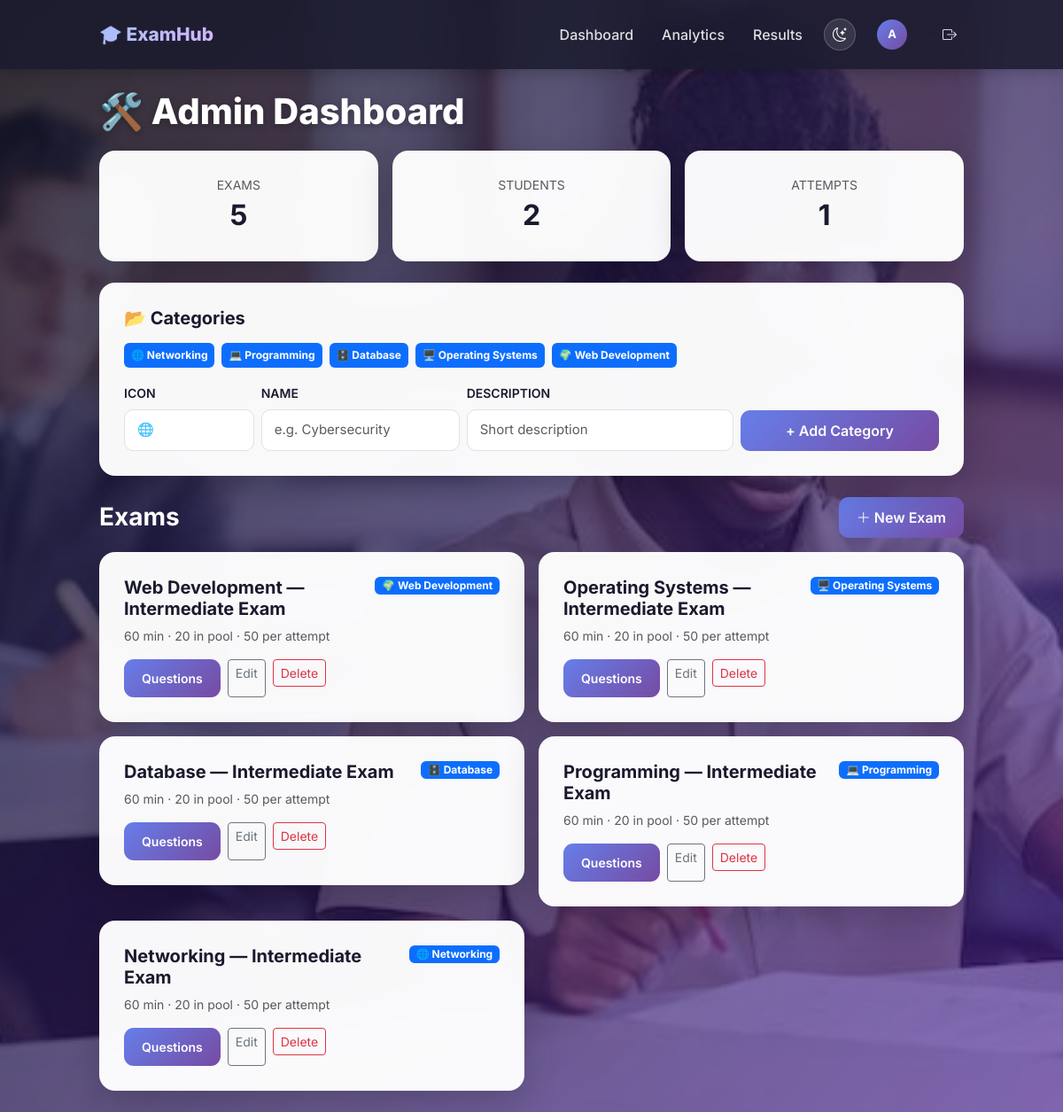
The page /admin (signed in) on the database its author committed.
### models.py (models this page shows, shortened)
class User(UserMixin, db.Model):
    __tablename__ = 'user'
    id = db.Column(db.Integer, primary_key=True)
    username = db.Column(db.String(80), unique=True, nullable=False, index=True)
    password_hash = db.Column(db.String(200), nullable=False)
    is_admin = db.Column(db.Boolean, default=False, nullable=False)
    created_at = db.Column(db.DateTime, default=datetime.utcnow)
    results = db.relationship('Result', backref='student', lazy=True,
                              cascade='all, delete-orphan')

class Category(db.Model):
    __tablename__ = 'category'
    id = db.Column(db.Integer, primary_key=True)
    name = db.Column(db.String(100), unique=True, nullable=False)
    description = db.Column(db.Text, nullable=True)
    icon = db.Column(db.String(10), default='📘')
    created_at = db.Column(db.DateTime, default=datetime.utcnow)
    exams = db.relationship('Exam', backref='category', lazy=True,
                            cascade='all, delete-orphan')

class Exam(db.Model):
    __tablename__ = 'exam'
    id = db.Column(db.Integer, primary_key=True)
    title = db.Column(db.String(200), nullable=False)
    description = db.Column(db.Text, nullable=True)
    duration_minutes = db.Column(db.Integer, nullable=False, default=30)
    category_id = db.Column(db.Integer, db.ForeignKey('category.id'), nullable=False)
    questions_per_attempt = db.Column(db.Integer, default=50)
    opens_at = db.Column(db.DateTime, nullable=True)
    closes_at = db.Column(db.DateTime, nullable=True)
    created_at = db.Column(db.DateTime, default=datetime.utcnow)
    questions = db.relationship('Question', backref='exam', lazy=True,
                                cascade='all, delete-orphan')
    results = db.relationship('Result', backref='exam', lazy=True,
                              cascade='all, delete-orphan')

### app.py (the view)
@app.route('/admin')
@admin_required
def admin_dashboard():
    exams = Exam.query.order_by(Exam.created_at.desc()).all()
    categories = Category.query.all()
    total_students = User.query.filter_by(is_admin=False).count()
    total_attempts = Result.query.count()
    return render_template('admin_dashboard.html', exams=exams,
                           categories=categories,
                           total_students=total_students,
                           total_attempts=total_attempts)

### app.py (called while the page is built)
@login_manager.user_loader
def load_user(user_id):
    return User.query.get(int(user_id))

def admin_required(f):
    @wraps(f)
    def wrapper(*args, **kwargs):
        if not current_user.is_authenticated:
            return redirect(url_for('login'))
        if not current_user.is_admin:
            abort(403)
        return f(*args, **kwargs)
    return wrapper

### templates/admin_dashboard.html (shortened to what this page needs)
{% extends 'base.html' %}
{% block content %}
<h1 class="page-title">🛠️ Admin Dashboard</h1>
<div class="row g-3 mb-4">
    <div class="col-md-4"><div class="glass-card text-center"><div class="text-muted small">EXAMS</div><div class="fw-bold" style="font-size:2rem;">{{ exams|length }}</div></div></div>
    <div class="col-md-4"><div class="glass-card text-center"><div class="text-muted small">STUDENTS</div><div class="fw-bold" style="font-size:2rem;">{{ total_students }}</div></div></div>
    <div class="col-md-4"><div class="glass-card text-center"><div class="text-muted small">ATTEMPTS</div><div class="fw-bold" style="font-size:2rem;">{{ total_attempts }}</div></div></div>
</div>
<div class="glass-card mb-4">
    <h5 class="fw-bold mb-3">📂 Categories</h5>
    <div class="d-flex flex-wrap gap-2 mb-3">
        {% for cat in categories %}
            <span class="badge bg-primary p-2">{{ cat.icon }} {{ cat.name }}</span>
        {% else %}
            <span class="text-muted">No categories yet.</span>
        {% endfor %}
    </div>
    <form method="POST" action="/admin/category/new" class="row g-2 align-items-end">
        <div class="col-md-2">
            <label class="form-label fw-semibold small">ICON</label>
            <input type="text" name="icon" class="form-control" placeholder="🌐" maxlength="4">
        </div>
        <div class="col-md-3">
            <label class="form-label fw-semibold small">NAME</label>
            <input type="text" name="name" class="form-control" placeholder="e.g. Cybersecurity" required>
        </div>
        <div class="col-md-4">
            <label class="form-label fw-semibold small">DESCRIPTION</label>
            <input type="text" name="description" class="form-control" placeholder="Short description">
        </div>
        <div class="col-md-3">
            <button class="btn btn-primary w-100">+ Add Category</button>
        </div>
    </form>
</div>
<div class="d-flex justify-content-between align-items-center mb-3">
    <h3 class="text-white fw-bold mb-0">Exams</h3>
    <a href="/admin/exam/new" class="btn btn-primary"><i class="bi bi-plus-lg"></i> New Exam</a>
</div>
{% if exams %}
<div class="row g-3">
    {% for exam in exams %}
    <div class="col-md-6">
        <div class="glass-card">
            <div class="d-flex justify-content-between align-items-start mb-2">
                <h5 class="fw-bold mb-0">{{ exam.title }}</h5>
                <span class="badge bg-primary">{{ exam.category.icon }} {{ exam.category.name }}</span>
            </div>
            <p class="text-muted small mb-3">
                {{ exam.duration_minutes }} min · {{ exam.questions|length }} in pool · {{ exam.questions_per_attempt }} per attempt
            </p>
            <div class="d-flex gap-2 flex-wrap">
                <a href="/admin/exam/{{ exam.id }}/questions" class="btn btn-sm btn-primary">Questions</a>
                <a href="/admin/exam/{{ exam.id }}/edit" class="btn btn-sm btn-outline-secondary">Edit</a>
                <form method="POST" action="/admin/exam/{{ exam.id }}/delete" class="d-inline" onsubmit="return confirm('Delete this exam?');">
                    <button class="btn btn-sm btn-outline-danger">Delete</button>
                </form>
            </div>
        </div>
    </div>
    {% endfor %}
</div>
{% else %}
<div class="glass-card text-center py-5">
    <div style="font-size:64px;">📝</div>
    <h4 class="fw-bold mt-3">No exams yet</h4>
    <a href="/admin/exam/new" class="btn btn-primary mt-2">Create First Exam</a>
</div>
{% endif %}
{% endblock %}

### templates/base.html (shortened to what this page needs)
<!DOCTYPE html>
<html lang="en">
<head>
    <link href="https://cdn.jsdelivr.net/npm/bootstrap@5.3.3/dist/css/bootstrap.min.css" rel="stylesheet">
    <link rel="stylesheet" href="https://cdn.jsdelivr.net/npm/bootstrap-icons@1.11.3/font/bootstrap-icons.css">
</head>
<body>
<nav class="navbar navbar-expand-lg navbar-dark app-navbar">
    <div class="container" style="max-width:1000px;">
        <a class="navbar-brand" href="/">🎓 ExamHub</a>
        <div class="navbar-nav ms-auto align-items-center flex-row gap-3">
            {% if current_user.is_authenticated %}
                {% if current_user.is_admin %}
                    <a class="nav-link" href="/admin">Dashboard</a>
                    <a class="nav-link" href="/admin/analytics">Analytics</a>
                    <a class="nav-link" href="/admin/results">Results</a>
                {% else %}
                    <a class="nav-link" href="/dashboard">Exams</a>
                    <a class="nav-link" href="/my-results">My Results</a>
                {% endif %}
                <button class="theme-toggle" id="themeToggle" title="Toggle theme">
                    <i class="bi bi-moon-stars" id="themeIcon"></i>
                </button>
                <a class="nav-link" href="/profile" title="Profile">
                    <span class="avatar">{{ current_user.username[0].upper() }}</span>
                </a>
                <a class="nav-link" href="/logout"><i class="bi bi-box-arrow-right"></i></a>
            {% else %}
                <a class="nav-link" href="/login">Login</a>
                <a class="nav-link" href="/signup">Sign Up</a>
            {% endif %}
        </div>
    </div>
</nav>
<div class="container my-4" style="max-width: 1000px;">
    {% block content %}{% endblock %}
</div>
</body>
</html>

### rows shown on the page
User: username "A"
Category: icon "🌐", name "Networking"
Category: icon "💻", name "Programming"
Category: icon "🗄️", name "Database"
Category: icon "🖥️", name "Operating Systems"
Category: icon "🌍", name "Web Development"
Exam: title "Web Development — Intermediate Exam", category.icon "🌍", category.name "Web Development", duration_minutes "60", questions|length "20", questions_per_attempt "50"
Exam: title "Operating Systems — Intermediate Exam", category.icon "🖥️", category.name "Operating Systems", duration_minutes "60", questions|length "20", questions_per_attempt "50"
Exam: title "Database — Intermediate Exam", category.icon "🗄️", category.name "Database", duration_minutes "60", questions|length "20", questions_per_attempt "50"
Exam: title "Programming — Intermediate Exam", category.icon "💻", category.name "Programming", duration_minutes "60", questions|length "20", questions_per_attempt "50"
Exam: title "Networking — Intermediate Exam", category.icon "🌐", category.name "Networking", duration_minutes "60", questions|length "20", questions_per_attempt "50"

### other values the page prints
{{ exams|length }} "5"
{{ total_students }} "2"
{{ total_attempts }} "1"
